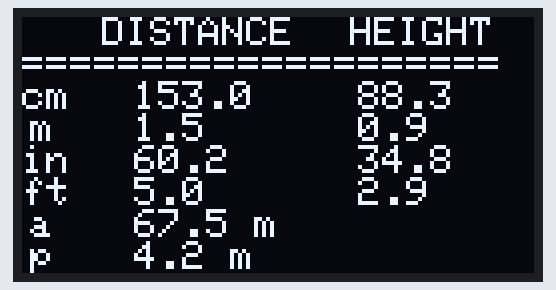
Simulated run of this sketch. Board: Arduino Uno, built with avr-gcc and run on an emulated ATmega328P. On the bench: 128×64 one-colour display.

Above: at 0.1 s.

The sketch:

_dstf_oled.ino
```cpp
#include <Wire.h>
#include <Adafruit_GFX.h>
#include "Adafruit_SH1106.h"

// Declaration for an SSD1306 display connected to I2C (SDA, SCL pins)
#define OLED_RESET -1
Adafruit_SH1106 display(OLED_RESET);

#define SCREEN_WIDTH 128
#define SCREEN_HEIGHT 64

void setup() {
  // put your setup code here, to run once:
  Serial.begin(9600);
  display.begin(SH1106_SWITCHCAPVCC, 0x3C);
  display.clearDisplay();
}

void loop() {
  float height = 88.3;
  float distance = 153;
  float area = 0.5 * (height * distance);
  float perimeter = height + distance + 176.7;

  display.clearDisplay();
  display.setTextSize(1);
  display.setTextColor(WHITE);

  display.setCursor(20, 0);
  display.print("DISTANCE");
  display.setCursor(82, 0);
  display.print("HEIGHT");


  display.setCursor(0, 8);
  display.print("====================");
  display.setCursor(0, 16);
  display.print("cm");
  display.setCursor(2, 24);
  display.print("m");
  display.setCursor(0, 32);
  display.print("in");
  display.setCursor(0, 40);
  display.print("ft");
  display.setCursor(2, 48);
  display.print("a");
  display.setCursor(2, 56);
  display.print("p");

  //distance
  display.setCursor(28, 16);
  display.print(String(distance, 1));
  display.setCursor(28, 24);
  display.print(String(distance / 100, 1));
  display.setCursor(28, 32);
  display.print(String(distance / 2.54, 1));
  display.setCursor(28, 40);
  display.print(String(distance / 30.48, 1));
  display.setCursor(28, 48);
  display.print(String(area / 100, 1) + " m");
  display.setCursor(28, 56);
  display.print(String(perimeter / 100, 1) + " m");


  //height
  display.setCursor(84, 16);
  display.print(String(height, 1));
  display.setCursor(84, 24);
  display.print(String(height / 100, 1));
  display.setCursor(84, 32);
  display.print(String(height / 2.54, 1));
  display.setCursor(84, 40);
  display.print(String(height / 30.48, 1));


  display.display();


  display.display();
}
```
